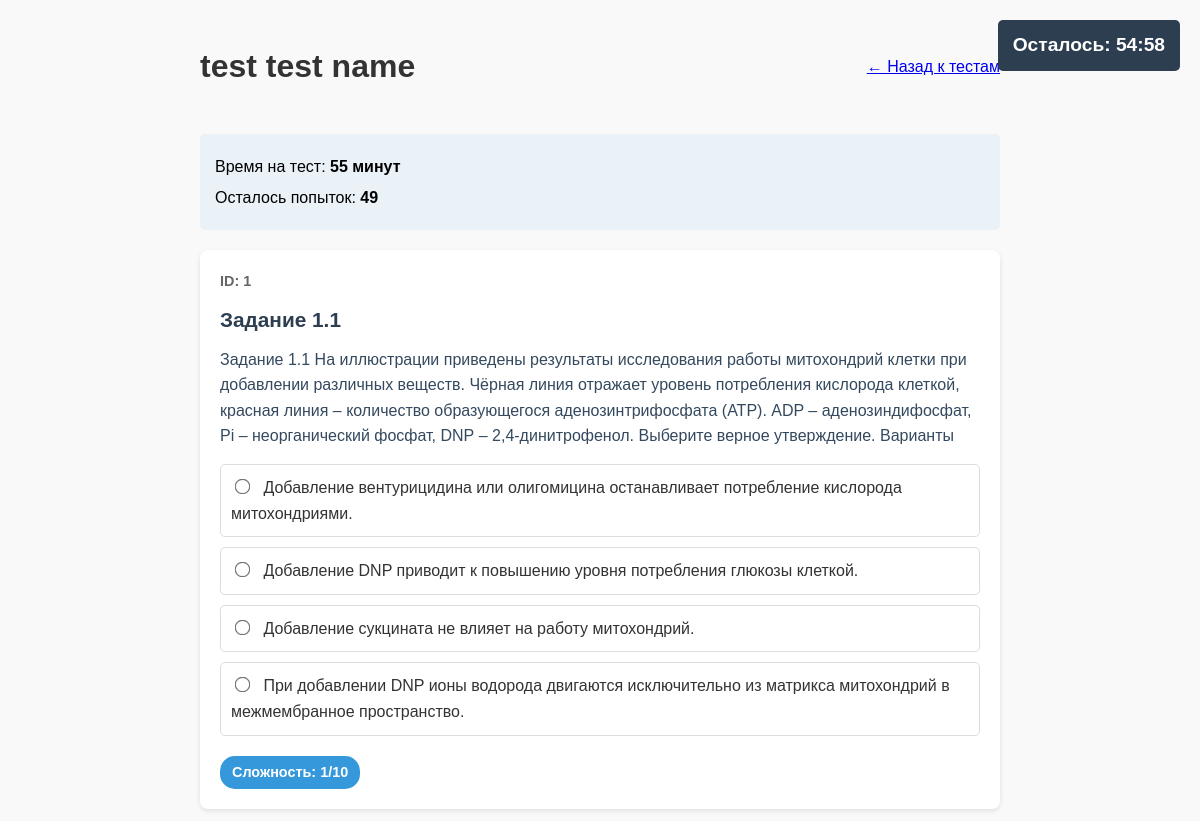
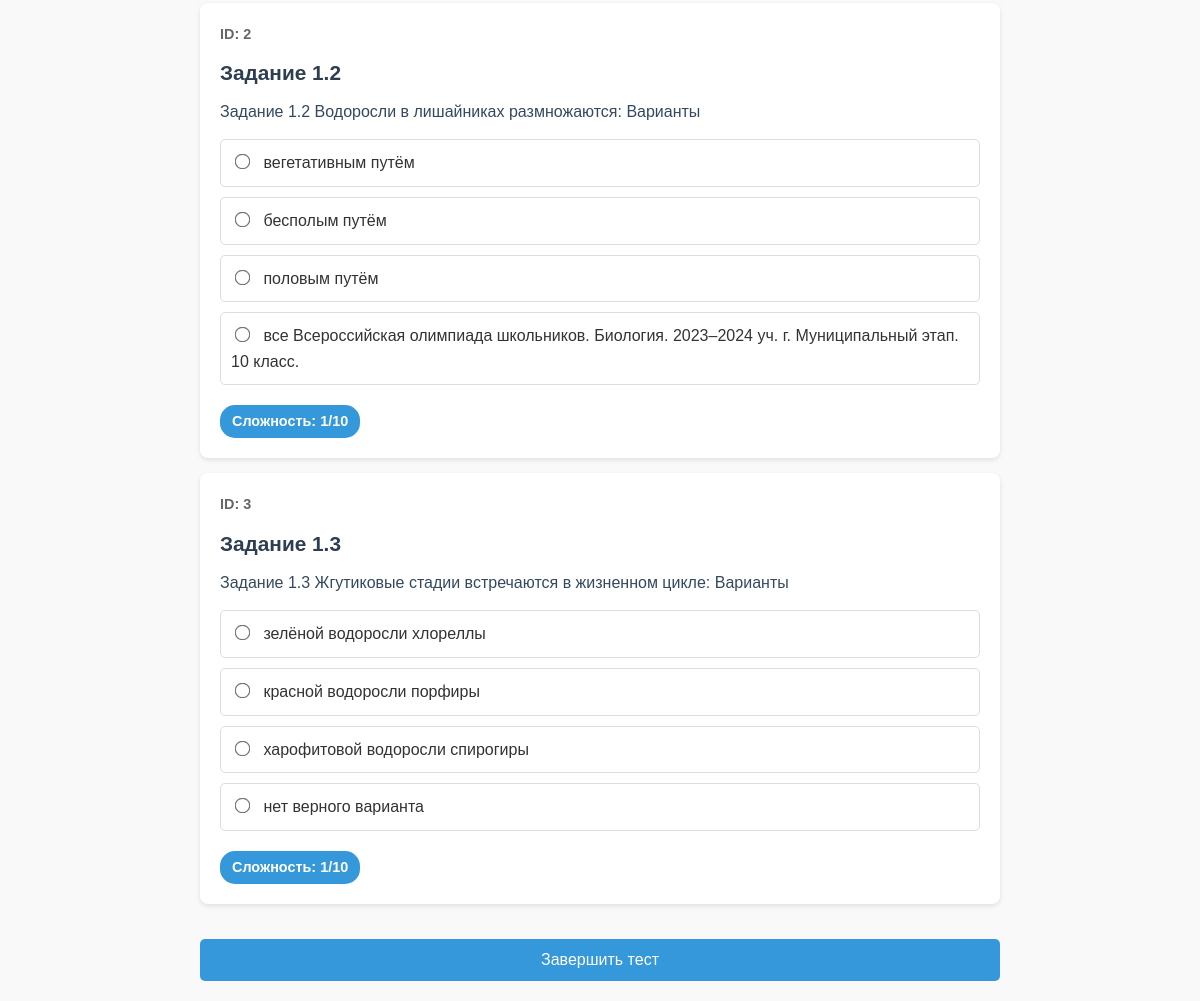
/test/1 (signed in), run on the app's committed database (2 pictures, top to bottom).
### tables this page shows
CREATE TABLE tests (id INTEGER PRIMARY KEY AUTOINCREMENT, time INTEGER NOT NULL, attempts INTEGER NOT NULL, tasks_id TEXT NOT NULL, access_code TEXT, test_name TEXT);

CREATE TABLE tasks6 (id INTEGER PRIMARY KEY, title TEXT NOT NULL, description TEXT NOT NULL, anwser TEXT, difficulty INTEGER, tags TEXT, source TEXT, task_type TEXT DEFAULT 'text_answer', is_visible_to_students BIT DEFAULT 1);

CREATE TABLE task_options (id INTEGER PRIMARY KEY AUTOINCREMENT, task_id INTEGER NOT NULL, option_text TEXT NOT NULL, is_correct INTEGER DEFAULT 0, option_order INTEGER DEFAULT 0, FOREIGN KEY(task_id) REFERENCES tasks6(id) ON DELETE CASCADE);

### app.py (the view, shortened to what this page needs)
@app.route('/test/<int:test_id>', methods=['GET', 'POST'])
def take_test(test_id):
    if 'user_id' not in session:
        flash('Войдите в систему', 'error')
        return redirect(url_for('login'))
    test = get_test_by_id(test_id)
    if not test:
        flash('Тест не найден', 'error')
        return redirect(url_for('view_tests'))
    if test[4] and not session.get(f'test_{test_id}_access'):
        return redirect(url_for('start_test', test_id=test_id))
    task_ids = [int(id_str.strip()) for id_str in test[3].split(',') if id_str.strip()]
    tasks = get_tasks_by_ids(task_ids)
    if not tasks:
        flash('Задания не найдены', 'error')
        return redirect(url_for('view_tests'))
    task_options = {}
    for task in tasks:
        if len(task) > 7 and task[7] == 'multiple_choice':  # task_type is at index 7
            options = get_task_options(task[0])
            task_options[task[0]] = options
    user_attempts = get_user_attempts(test_id, session['user_id'])
    attempts_left = test[2] - len(user_attempts)
    if attempts_left <= 0 and session['user_id'] != 0:
        flash('Нет попыток', 'error')
        return redirect(url_for('view_tests'))
    session[f'test_{test_id}_start_time'] = datetime.now().isoformat()
    return render_template('take_test.html', test=test, tasks=tasks, task_options=task_options, get_difficulty_color=get_difficulty_color, attempts_left=attempts_left, user=session.get('user_info'))

### app.py (called while the page is built)
def get_difficulty_color(difficulty):
    colors = ['#3498db', '#2ecc71', '#1abc9c', '#f1c40f', '#f39c12', '#e67e22', '#d35400', '#e74c3c', '#c0392b', '#2c3e50']
    return colors[max(0, min(int(difficulty) - 1, len(colors) - 1))]

def get_test_by_id(test_id):
    conn = sqlite3.connect(DB_PATH)
    cursor = conn.cursor()
    cursor.execute("SELECT * FROM tests WHERE id = ?", (test_id,))
    test = cursor.fetchone()
    conn.close()
    return test

def get_tasks_by_ids(task_ids):
    if not task_ids: return []
    placeholders = ','.join('?' * len(task_ids))
    query = f"SELECT * FROM tasks6 WHERE id IN ({placeholders})"
    conn = sqlite3.connect(DB_PATH)
    cursor = conn.cursor()
    cursor.execute(query, task_ids)
    tasks = cursor.fetchall()
    conn.close()
    return tasks

def get_task_options(task_id):
    conn = sqlite3.connect(DB_PATH)
    cursor = conn.cursor()
    cursor.execute("SELECT id, option_text, is_correct, option_order FROM task_options WHERE task_id = ? ORDER BY option_order", (task_id,))
    options = cursor.fetchall()
    conn.close()
    return options

def get_user_attempts(test_id, user_id):
    conn = sqlite3.connect(DB_PATH)
    cursor = conn.cursor()
    cursor.execute("SELECT * FROM attempts WHERE test_id = ? AND user_id = ? ORDER BY timestamp DESC", (test_id, user_id))
    attempts = cursor.fetchall()
    conn.close()
    return attempts

### templates/take_test.html (shortened to what this page needs)
<!DOCTYPE html>
<html lang="ru">
<head>
</head>
<body>
    <div class="header">
        <h1>{{ test[5] }}</h1>
        <a href="/tests" class="back-link">← Назад к тестам</a>
    </div>
    <div class="test-info">
        <div class="test-info-item">Время на тест: <strong>{{ test[1] }} минут</strong></div>
        <div class="test-info-item">Осталось попыток: <strong>{{ attempts_left }}</strong></div>
    </div>
    <div id="testTimer" class="timer">
        Осталось: <span id="timeDisplay">00:00</span>
    </div>
    <form method="POST" action="{{ url_for('take_test', test_id=test[0]) }}">
        {% for task in tasks %}
        <div class="task">
            <div class="task-id">ID: {{ task[0] }}</div>
            <div class="task-title">{{ task[1] }}</div>
            <div class="task-description">{{ task[2] }}</div>
            {% if task[7] == 'multiple_choice' %}
                <div class="options-container">
                    {% for option in task_options.get(task[0], []) %}
                    <label class="option-label">
                        <input type="radio"
                               name="answer_{{ task[0] }}"
                               value="{{ option[1] }}"
                               class="option-radio">
                        <span class="option-text">{{ option[1] }}</span>
                    </label>
                    {% endfor %}
                </div>
            {% else %}
                <input type="text"
                       name="answer_{{ task[0] }}"
                       class="answer-input"
                       placeholder="Введите ваш ответ">
            {% endif %}
            <div class="task-difficulty" style="background-color: {{ get_difficulty_color(task[4]) }}">
                Сложность: {{ task[4] }}/10
            </div>
        </div>
        {% endfor %}
        <button id = "sbutton" type="submit" class="submit-btn">Завершить тест</button>
    </form>
</body>
</html>

### templates/take_test.html (style rules this page uses)
body { font-family: Arial, sans-serif; line-height: 1.6; margin: 0; padding: 20px; max-width: 800px; margin: 0 auto; background-color: #f9f9f9; }
.header { display: flex; justify-content: space-between; align-items: center; margin-bottom: 20px; }
h1 { color: #333; }
.test-info { background: #eaf2f8; padding: 15px; border-radius: 5px; margin-bottom: 20px; }
.test-info-item { margin: 5px 0; }
.task { background: white; margin: 15px 0; padding: 20px; border-radius: 8px; box-shadow: 0 2px 5px rgba(0,0,0,0.1); }
.task-id { font-weight: bold; color: #666; font-size: 0.9em; }
.task-title { font-size: 1.3em; color: #2c3e50; margin: 10px 0; font-weight: bold; }
.task-description { margin: 10px 0; color: #34495e; }
.options-container { margin-top: 15px; }
.option-label { display: block; margin: 10px 0; padding: 10px; border: 1px solid #ddd; border-radius: 5px; cursor: pointer; transition: background-color 0.3s; }
.option-radio { margin-right: 10px; transform: scale(1.2); }
.option-text { font-size: 16px; color: #333; }
.task-difficulty { display: inline-block; padding: 5px 12px; color: white; border-radius: 15px; font-size: 0.9em; font-weight: bold; margin-top: 10px; }
.submit-btn { background-color: #3498db; color: white; border: none; padding: 12px 20px; border-radius: 5px; cursor: pointer; font-size: 16px; margin-top: 20px; width: 100%; }
.timer { position: fixed; top: 20px; right: 20px; background-color: #2c3e50; color: white; padding: 10px 15px; border-radius: 5px; font-size: 1.2em; font-weight: bold; z-index: 1000; }

### data on the page
tests: test_name "test test name", time "55"
tasks6: id "1", title "Задание 1.1", description "Задание 1.1 На иллюстрации приведены результаты исследования работы митохондрий клетки при добавлении различных веществ. Чёрная линия отражает уровень потребления кислорода клеткой, красная линия – количество образующегося аденозинтрифосфата (ATP). ADP – аденозиндифосфат, Pi – неорганический фосфат, DNР – 2,4-динитрофенол. Выберите верное утверждение. Варианты", difficulty "1"
task_options: option_text "Добавление вентурицидина или олигомицина останавливает потребление кислорода митохондриями."
task_options: option_text "Добавление DNP приводит к повышению уровня потребления глюкозы клеткой."
task_options: option_text "Добавление сукцината не влияет на работу митохондрий."
task_options: option_text "При добавлении DNP ионы водорода двигаются исключительно из матрикса митохондрий в межмембранное пространство."
tasks6: id "2", title "Задание 1.2", description "Задание 1.2 Водоросли в лишайниках размножаются: Варианты", difficulty "1"
task_options: option_text "вегетативным путём"
task_options: option_text "бесполым путём"
task_options: option_text "половым путём"
task_options: option_text "все Всероссийская олимпиада школьников. Биология. 2023–2024 уч. г. Муниципальный этап. 10 класс."
tasks6: id "3", title "Задание 1.3", description "Задание 1.3 Жгутиковые стадии встречаются в жизненном цикле: Варианты", difficulty "1"
task_options: option_text "зелёной водоросли хлореллы"
task_options: option_text "красной водоросли порфиры"
task_options: option_text "харофитовой водоросли спирогиры"
task_options: option_text "нет верного варианта"

### other printed values
{{ attempts_left }} "49"
